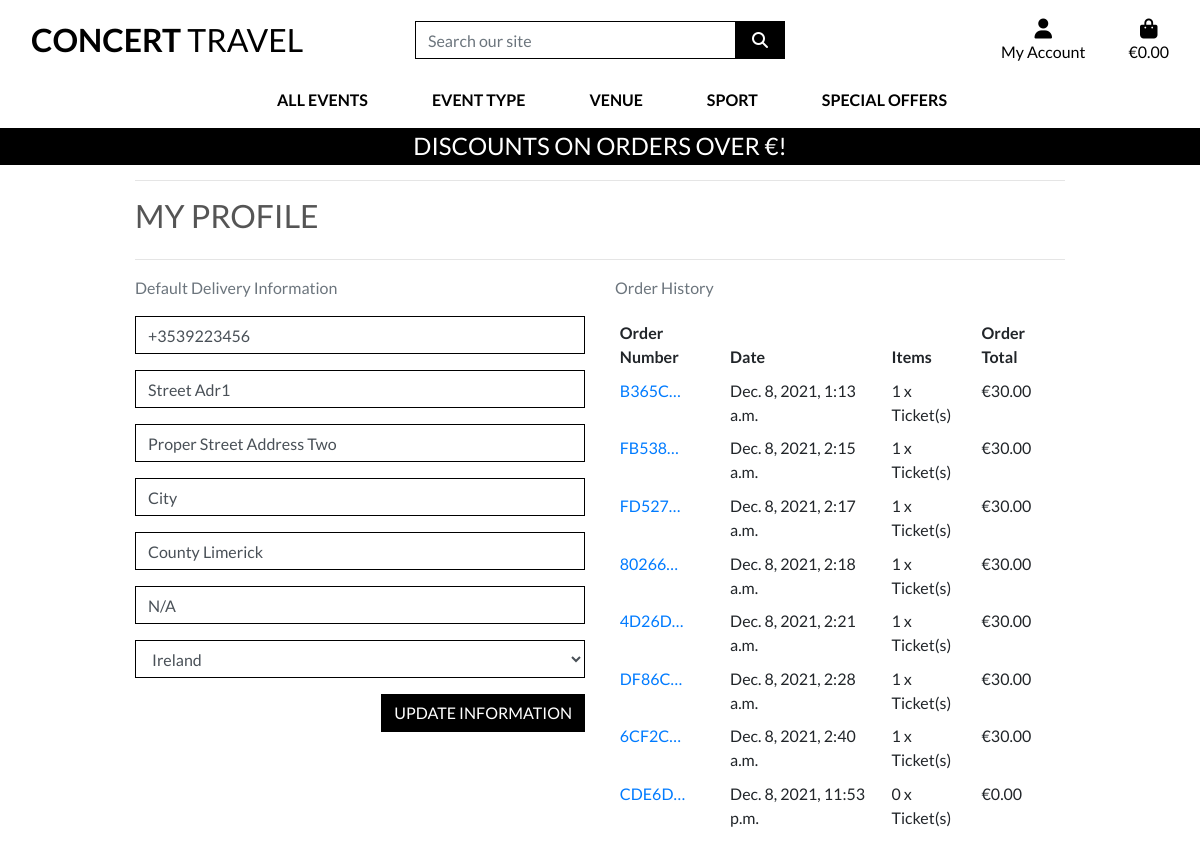
The app's page /profile/ (signed in), older data.
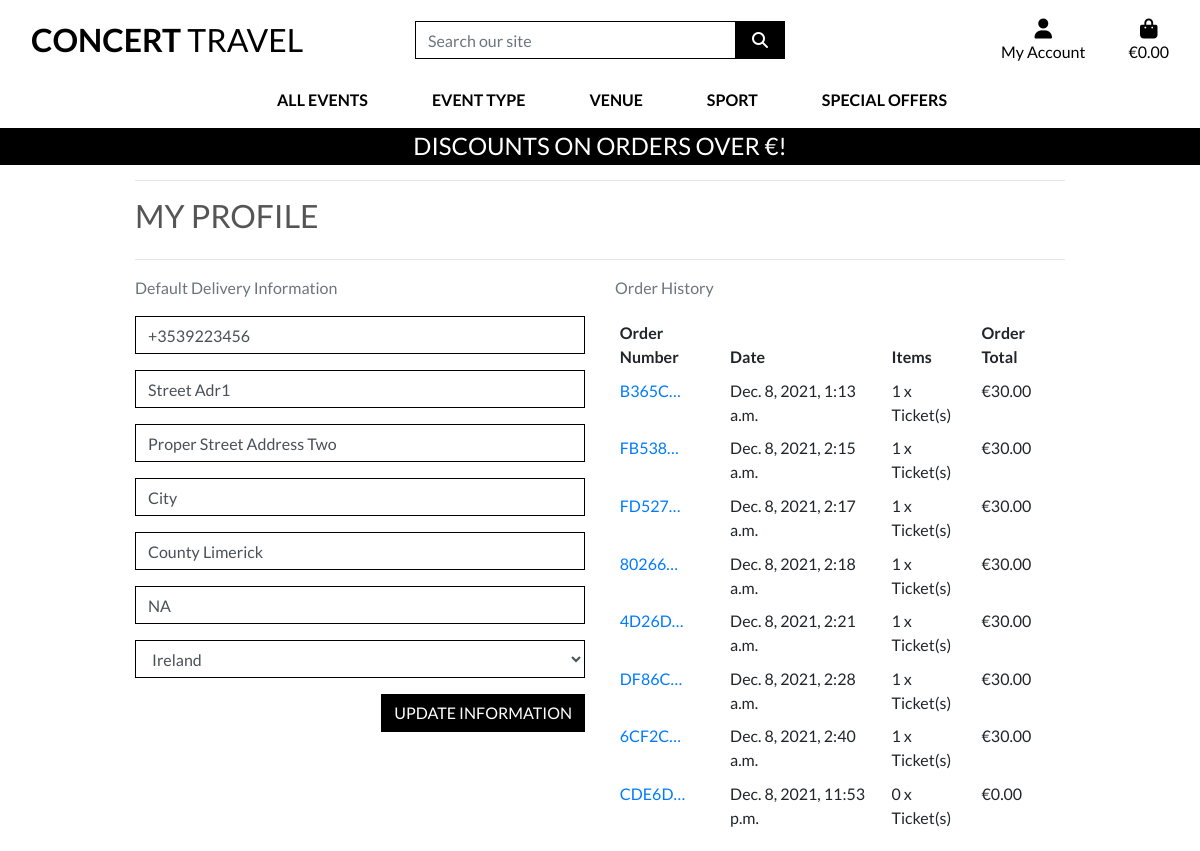
The same page, newer data.
### profiles/models.py (models this page shows, shortened)
class UserProfile(models.Model):
    user = models.OneToOneField(User, on_delete=models.CASCADE)
    default_phone_number = models.CharField(max_length=20, null=True, blank=True)
    default_street_address1 = models.CharField(max_length=80, null=True, blank=True)
    default_street_address2 = models.CharField(max_length=80, null=True, blank=True)
    default_town_or_city = models.CharField(max_length=40, null=True, blank=True)
    default_county = models.CharField(max_length=80, null=True, blank=True)
    default_postcode = models.CharField(max_length=20, null=True, blank=True)
    default_country = CountryField(blank_label='Country', null=True, blank=True)

### checkout/models.py (models this page shows, shortened)
class Order(models.Model):
    order_number = models.CharField(max_length=32, null=False, editable=False)
    full_name = models.CharField(max_length=50, null=False, blank=False)
    email = models.EmailField(max_length=254, null=False, blank=False)
    phone_number = models.CharField(max_length=20, null=False, blank=False)
    country = CountryField(blank_label='Country *', null=False, blank=False)
    postcode = models.CharField(max_length=20, null=True, blank=True)
    town_or_city = models.CharField(max_length=40, null=False, blank=False)
    street_address1 = models.CharField(max_length=80, null=False, blank=False)
    street_address2 = models.CharField(max_length=80, null=True, blank=True)
    county = models.CharField(max_length=80, null=True, blank=True)
    date = models.DateTimeField(auto_now_add=True)
    order_total = models.DecimalField(max_digits=10, decimal_places=2, null=False, default=0)
    original_bag = models.TextField(null=False, blank=False, default='')
    stripe_pid = models.CharField(max_length=254, null=False, blank=False, default='')
    user_profile = models.ForeignKey(UserProfile, on_delete=models.SET_NULL,
                                     null=True, blank=True, related_name='orders')

### profiles/views.py (the view)
# urls.py: path('profile/', include('profiles.urls')),
@login_required
def profile(request):
    profile = get_object_or_404(UserProfile, user=request.user)
    if request.method == 'POST':
        form = UserProfileForm(request.POST, instance=profile)
        if form.is_valid():
            form.save()
            messages.success(request, 'Profile updated successfully')
        else:
            messages.error(request, 'Update failed. Please ensure the form is valid.')
    else:
        form = UserProfileForm(instance=profile)
    orders = profile.orders.all()
    template = 'profiles/profile.html'
    context = {
        'form': form,
        'orders': orders,
        'on_profile_page': True
    }
    return render(request, template, context)

### profiles/forms.py
class UserProfileForm(forms.ModelForm):
    class Meta:
        model = UserProfile
        exclude = ('user',)
    def __init__(self, *args, **kwargs):
        super().__init__(*args, **kwargs)
        placeholders = {
            'default_phone_number': 'Phone Number',
            'default_postcode': 'Postal Code',
            'default_town_or_city': 'Town or City',
            'default_street_address1': 'Street Address 1',
            'default_street_address2': 'Street Address 2',
            'default_county': 'County, State or Locality',
        }
        self.fields['default_phone_number'].widget.attrs['autofocus'] = True
        for field in self.fields:
            if field != 'default_country':
                if self.fields[field].required:
                    placeholder = f'{placeholders[field]} *'
                else:
                    placeholder = placeholders[field]
                self.fields[field].widget.attrs['placeholder'] = placeholder
            self.fields[field].widget.attrs['class'] = 'border-black rounded-0 profile-form-input'
            self.fields[field].label = False

### bag/context.py (called while the page is built, shortened)
def bag_contents(request):
    eventid = 0
    picklocid = 0
    ticket_price = 0
    total = 0
    product_count = 0
    bag_items = []
    bag = request.session.get('bag', {})
    grand_total = total # for header total
    context = {
        'bag_items': bag_items,
        'total': total,
        'product_count': product_count,
        'grand_total': grand_total
    }
    return context

### profiles/templates/profiles/profile.html (shortened to what this page needs)
{% extends "base.html" %}
{% load static %}
{% block page_header %}
    <div class="container header-container">
    </div>
{% endblock %}
{% block content %}
    <div class="overlay"></div>
    <div class="container">
        <div class="row">
            <div class="col">
                <hr>
                <h2 class="logo-font mb-4">My Profile</h2>
                <hr>
            </div>
        </div>
        <div class="row">
            <div class="col-12 col-lg-6">
                <p class="text-muted">Default Delivery Information</p>
                <form class="mt-3" action="{% url 'profile' %}" method="POST" id="profile-update-form">
                    {{ form|crispy }}
                    <button class="btn btn-black rounded-0 text-uppercase float-right">Update Information</button>
                </form>
            </div>
            <div class="col-12 col-lg-6">
                <p class="text-muted">Order History</p>
                <div class="order-history table-responsive">
                    <table class="table table-sm table-borderless">
                        <thead>
                            <tr>
                                <th>Order Number</th>
                                <th>Date</th>
                                <th>Items</th>
                                <th>Order Total</th>
                            </tr>
                        </thead>
                        <tbody>
                            {% for order in orders %}
                                <tr>
                                    <td>
                                        <a href="{% url 'order_history' order.order_number %}"
                                        title="{{ order.order_number }}">
                                            {{ order.order_number|truncatechars:6 }}
                                        </a>
                                    </td>
                                    <td>{{ order.date }}</td>
                                    <td>{{ order.lineitems.count }} x Ticket(s)</td>
                                    <td>€{{ order.order_total }}</td>
                                </tr>
                            {% endfor %}
                        </tbody>
                    </table>
                </div>
            </div>
        </div>
{% endblock %}

### templates/base.html (shortened to what this page needs)
{% load static %}
<!doctype html>
<html lang="en">
  <head>
    {% block corecss %}
        <link rel="stylesheet" href="https://stackpath.bootstrapcdn.com/bootstrap/4.4.1/css/bootstrap.min.css">
        <link rel="stylesheet" href="{% static 'css/base.css' %}">
    {% endblock %}
  </head>
  <body>
    <header class="container-fluid fixed-top">
        <div class="row bg-white pt-lg-2 d-none d-lg-flex" id="topnav">
            <div class="col-12 col-lg-4 my-auto py-1 py-lg-0 text-center text-lg-left">
                <a href="{% url 'home' %}" class="nav-link main-logo-link">
                    <h2 class="logo-font text-black my-0"><strong>Concert</strong> Travel</h2>
                </a>
            </div>
            <div class="col-12 col-lg-4 my-auto py-1 py-lg-0">
                <form method="GET" action="{% url 'events' %}">
                    <div class="input-group w-100">
                        <input class="form-control border border-black rounded-0" type="text" name="q" placeholder="Search our site">
                        <div class="input-group-append">
                            <button class="form-control btn btn-black border border-black rounded-0" type="submit">
                                <span class="icon">
                                    <i class="fas fa-search"></i>
                                </span>
                            </button>
                        </div>
                    </div>
                </form>
            </div>
            <div class="col-12 col-lg-4 my-auto py-1 py-lg-0">
                <ul class="list-inline list-unstyled text-center text-lg-right my-0">
                    <li class="list-inline-item dropdown">
                        <a class="text-black nav-link" href="#" id="user-options" data-toggle="dropdown" aria-haspopup="true" aria-expanded="false">
                            <div class="text-center">
                                <div><i class="fas fa-user fa-lg"></i></div>
                                <p class="my-0">My Account</p>
                            </div>
                        </a>
                    </li>
                    <li class="list-inline-item">
                        <a class="{% if grand_total %}text-info font-weight-bold{% else %}text-black{% endif %} nav-link" href="{% url 'view_bag' %}">
                            <div class="text-center">
                                <div><i class="fas fa-shopping-bag fa-lg"></i></div>
                                <p class="my-0">
                                    {% if grand_total %}
                                        €{{ grand_total|floatformat:2 }}
                                    {% else %}
                                        €0.00
                                    {% endif %}
                                </p>
                            </div>
                        </a>
                    </li>
                </ul>
            </div>
        </div>
        <div class="row bg-white">
            <nav class="navbar navbar-expand-lg navbar-light w-100">
                {% include 'includes/main_nav.html' %}
            </nav>
        </div>
        <div id="delivery-banner" class="row text-center">
            <div class="col bg-black text-white">
                <h4 class="logo-font my-1">Discounts on orders over €{{ free_ticket_threshold }}!</h4>
            </div>
        </div>
    </header>
        {% block page_header %}
        {% endblock %}
        {% block content %}
        {% endblock %}
  </body>
</html>

### templates/includes/main_nav.html (shortened to what this page needs)
<div class="collapse navbar-collapse" id="main-nav">
    <ul class="navbar-nav w-auto mx-auto">
        <li class="nav-item dropdown">
            <a class="logo-font font-weight-bold nav-link text-black mr-5" href="#" id="all-products-link" data-toggle="dropdown" aria-haspopup="true" aria-expanded="false">
                All Events
            </a>
        </li>
        <li class="nav-item dropdown">
            <a class="logo-font font-weight-bold nav-link text-black mr-5" href="#" id="clothing-link" data-toggle="dropdown" aria-haspopup="true" aria-expanded="false">
                Event Type
            </a>
        </li>
        <li class="nav-item dropdown">
            <a class="logo-font font-weight-bold nav-link text-black mr-5" href="#" id="clothing-link" data-toggle="dropdown" aria-haspopup="true" aria-expanded="false">
                Venue
            </a>
        </li>
        <li class="nav-item dropdown">
            <a class="logo-font font-weight-bold nav-link text-black mr-5" href="#" id="homeware-link" data-toggle="dropdown" aria-haspopup="true" aria-expanded="false">
                Sport
            </a>
        </li>
        <li class="nav-item dropdown">
            <a class="logo-font font-weight-bold nav-link text-black" href="#" id="specials-link" data-toggle="dropdown" aria-haspopup="true" aria-expanded="false">
                Special Offers
            </a>
        </li>
    </ul>
</div>

### static/css/base.css (style rules this page uses)
html { height: 100%; }
body { height: calc(100vh - 164px); color: #555; font-family: 'Lato'; ; }
.icon { align-items: center; display: inline-flex; justify-content: center; height: 1.5rem; width: 1.5rem; }
.logo-font { text-transform: uppercase; }
.main-logo-link { width: fit-content; }
.btn-black { background: black; color: white; }
.text-black { color: #000 !important; }
.border-black { border: 1px solid black !important; }
.bg-black { background: #000 !important; }
.overlay { height: 100%; width: 100%; top: 0; left: 0; position: fixed; background: white; z-index: -1; }
@media (min-width: 1200px) { .container { max-width: 80%; } }
@media (min-width: 992px) { .header-container { padding-top: 164px; } }

Row changes from the older to the newer data that the page shows:
changed UserProfile "Street Adr1": default_postcode "N/A" → "NA"
